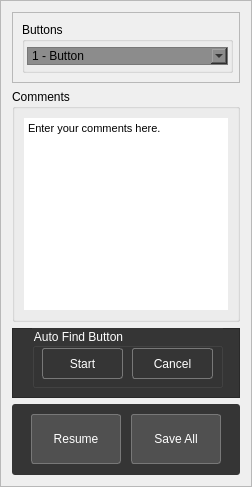
                      <widget class="QFrame" name="frame_28">
                       <property name="minimumSize">
                        <size>
                         <width>252</width>
                         <height>252</height>
                        </size>
                       </property>
                       <property name="maximumSize">
                        <size>
                         <width>252</width>
                         <height>16777215</height>
                        </size>
                       </property>
                       <property name="sizeIncrement">
                        <size>
                         <width>0</width>
                         <height>0</height>
                        </size>
                       </property>
                       <property name="frameShape">
                        <enum>QFrame::StyledPanel</enum>
                       </property>
                       <property name="frameShadow">
                        <enum>QFrame::Raised</enum>
                       </property>
                       <layout class="QVBoxLayout" name="verticalLayout_8">
                        <item alignment="Qt::AlignRight|Qt::AlignTop">
                         <widget class="QFrame" name="frame_15">
                          <property name="minimumSize">
                           <size>
                            <width>0</width>
                            <height>71</height>
                           </size>
                          </property>
                          <property name="maximumSize">
                           <size>
                            <width>16777215</width>
                            <height>71</height>
                           </size>
                          </property>
                          <property name="frameShape">
                           <enum>QFrame::StyledPanel</enum>
                          </property>
                          <property name="frameShadow">
                           <enum>QFrame::Raised</enum>
                          </property>
                          <layout class="QVBoxLayout" name="verticalLayout_14">
                           <item>
                            <widget class="QGroupBox" name="boxButtonsChoose">
                             <property name="minimumSize">
                              <size>
                               <width>211</width>
                               <height>51</height>
                              </size>
                             </property>
                             <property name="maximumSize">
                              <size>
                               <width>16777215</width>
                               <height>51</height>
                              </size>
                             </property>
                             <property name="title">
                              <string>Buttons</string>
                             </property>
                             <layout class="QVBoxLayout" name="verticalLayout_13">
                              <property name="spacing">
                               <number>2</number>
                              </property>
                              <property name="leftMargin">
                               <number>2</number>
                              </property>
                              <property name="topMargin">
                               <number>2</number>
                              </property>
                              <property name="rightMargin">
                               <number>2</number>
                              </property>
                              <property name="bottomMargin">
                               <number>2</number>
                              </property>
                              <item>
                               <widget class="QComboBox" name="comboBox">
                                <property name="minimumSize">
                                 <size>
                                  <width>80</width>
                                  <height>0</height>
                                 </size>
                                </property>
                                <property name="styleSheet">
                                 <string notr="true">QComboBox{
	border: 1px solid;
	border-color: rgb(120, 120, 120);
	background-color: rgb(140, 140, 140);
}
QComboBox:hover{
	border: 1px solid rgb(0, 0, 0);
}
QComboBox QAbstractItemView {	
	background-color: rgb(140, 140, 140);
	border-color: rgb(120, 120, 120);
	border: 1px solid rgb(0, 0, 0);
	padding: 10px;
	selection-background-color:  rgb(140, 140, 140);
}</string>
                                </property>
                                <item>
                                 <property name="text">
                                  <string>1 - Button</string>
                                 </property>
                                </item>
                                <item>
                                 <property name="text">
                                  <string>2 - Buttons</string>
                                 </property>
                                </item>
                                <item>
                                 <property name="text">
                                  <string>3 - Buttons</string>
                                 </property>
                                </item>
                                <item>
                                 <property name="text">
                                  <string>4 - Buttons</string>
                                 </property>
                                </item>
                                <item>
                                 <property name="text">
                                  <string>6 - Buttons</string>
                                 </property>
                                </item>
                                <item>
                                 <property name="text">
                                  <string>8 - Buttons</string>
                                 </property>
                                </item>
                               </widget>
                              </item>
                             </layout>
                            </widget>
                           </item>
                          </layout>
                         </widget>
                        </item>
                        <item>
                         <widget class="QGroupBox" name="groupBox_5">
                          <property name="styleSheet">
                           <string notr="true"/>
                          </property>
                          <property name="title">
                           <string>Comments</string>
                          </property>
                          <layout class="QVBoxLayout" name="verticalLayout_15">
                           <item>
                            <widget class="QTextEdit" name="textEdit">
                             <property name="styleSheet">
                              <string notr="true">border: 0px solid;
border-color: rgb(120, 120, 120);</string>
                             </property>
                             <property name="html">
                              <string>&lt;!DOCTYPE HTML PUBLIC &quot;-//W3C//DTD HTML 4.0//EN&quot; &quot;http://www.w3.org/TR/REC-html40/strict.dtd&quot;&gt;
&lt;html&gt;&lt;head&gt;&lt;meta name=&quot;qrichtext&quot; content=&quot;1&quot; /&gt;&lt;style type=&quot;text/css&quot;&gt;
p, li { white-space: pre-wrap; }
&lt;/style&gt;&lt;/head&gt;&lt;body style=&quot; font-family:'MS Shell Dlg 2'; font-size:8.25pt; font-weight:400; font-style:normal;&quot;&gt;
&lt;p style=&quot; margin-top:0px; margin-bottom:0px; margin-left:0px; margin-right:0px; -qt-block-indent:0; text-indent:0px;&quot;&gt;Enter your comments here.&lt;/p&gt;&lt;/body&gt;&lt;/html&gt;</string>
                             </property>
                            </widget>
                           </item>
                          </layout>
                         </widget>
                        </item>
                        <item>
                         <widget class="QFrame" name="frame_32">
                          <property name="minimumSize">
                           <size>
                            <width>0</width>
                            <height>70</height>
                           </size>
                          </property>
                          <property name="maximumSize">
                           <size>
                            <width>16777215</width>
                            <height>75</height>
                           </size>
                          </property>
                          <property name="sizeIncrement">
                           <size>
                            <width>0</width>
                            <height>0</height>
                           </size>
                          </property>
                          <property name="styleSheet">
                           <string notr="true">background-color: rgb(53, 53, 53);
</string>
                          </property>
                          <property name="frameShape">
                           <enum>QFrame::StyledPanel</enum>
                          </property>
                          <property name="frameShadow">
                           <enum>QFrame::Raised</enum>
                          </property>
                          <widget class="QGroupBox" name="groupBox_4">
                           <property name="geometry">
                            <rect>
                             <x>20</x>
                             <y>0</y>
                             <width>191</width>
                             <height>60</height>
                            </rect>
                           </property>
                           <property name="minimumSize">
                            <size>
                             <width>0</width>
                             <height>60</height>
                            </size>
                           </property>
                           <property name="maximumSize">
                            <size>
                             <width>16777215</width>
                             <height>60</height>
                            </size>
                           </property>
                           <property name="styleSheet">
                            <string notr="true">color: rgb(255, 255, 255);</string>
                           </property>
                           <property name="title">
                            <string>Auto Find Button</string>
                           </property>
                           <widget class="QPushButton" name="pushButton_3">
                            <property name="geometry">
                             <rect>
                              <x>10</x>
                              <y>20</y>
                              <width>81</width>
                              <height>31</height>
                             </rect>
                            </property>
                            <property name="styleSheet">
                             <string notr="true">QPushButton{
	border: 1px solid;
	border-color: rgb(120, 120, 120);
	border-radius: 3px;
	color: rgb(255, 255, 255);
}
QPushButton:hover{
	background-color: rgb(0, 170, 255);
	border-color: rgb(120, 120, 120);
}
QPushButton:pressed {	
	background-color: rgb(85, 170, 255);
}</string>
                            </property>
                            <property name="text">
                             <string>Start</string>
                            </property>
                            <property name="icon">
                             <iconset>
                              <normalon>icons/16x16/cil-magnifying-glass.png</normalon>
                             </iconset>
                            </property>
                            <property name="iconSize">
                             <size>
                              <width>13</width>
                              <height>13</height>
                             </size>
                            </property>
                           </widget>
                           <widget class="QPushButton" name="pushButton_4">
                            <property name="geometry">
                             <rect>
                              <x>100</x>
                              <y>20</y>
                              <width>81</width>
                              <height>31</height>
                             </rect>
                            </property>
                            <property name="styleSheet">
                             <string notr="true">QPushButton{
	border: 1px solid;
	border-color: rgb(120, 120, 120);
	border-radius: 3px;
	color: rgb(255, 255, 255);
}
QPushButton:hover{
	background-color: rgb(0, 170, 255);
	border-color: rgb(120, 120, 120);
}
QPushButton:pressed {	
	background-color: rgb(85, 170, 255);
}</string>
                            </property>
                            <property name="text">
                             <string>Cancel</string>
                            </property>
                            <property name="icon">
                             <iconset>
                              <normaloff>icons/16x16/cil-x.png</normaloff>icons/16x16/cil-x.png</iconset>
                            </property>
                            <property name="iconSize">
                             <size>
                              <width>13</width>
                              <height>13</height>
                             </size>
                            </property>
                           </widget>
                          </widget>
                         </widget>
                        </item>
                        <item>
                         <widget class="QFrame" name="frame_31">
                          <property name="minimumSize">
                           <size>
                            <width>0</width>
                            <height>71</height>
                           </size>
                          </property>
                          <property name="maximumSize">
                           <size>
                            <width>16777215</width>
                            <height>71</height>
                           </size>
                          </property>
                          <property name="styleSheet">
                           <string notr="true">background-color: rgb(53, 53, 53);
border-radius: 3px;</string>
                          </property>
                          <property name="frameShape">
                           <enum>QFrame::StyledPanel</enum>
                          </property>
                          <property name="frameShadow">
                           <enum>QFrame::Raised</enum>
                          </property>
                          <layout class="QVBoxLayout" name="verticalLayout_9">
                           <item>
                            <widget class="QFrame" name="frame_30">
                             <property name="maximumSize">
                              <size>
                               <width>212</width>
                               <height>16777215</height>
                              </size>
                             </property>
                             <property name="frameShape">
                              <enum>QFrame::StyledPanel</enum>
                             </property>
                             <property name="frameShadow">
                              <enum>QFrame::Raised</enum>
                             </property>
                             <layout class="QHBoxLayout" name="horizontalLayout_18">
                              <property name="spacing">
                               <number>0</number>
                              </property>
                              <property name="leftMargin">
                               <number>0</number>
                              </property>
                              <property name="topMargin">
                               <number>0</number>
                              </property>
                              <property name="rightMargin">
                               <number>0</number>
                              </property>
                              <property name="bottomMargin">
                               <number>0</number>
                              </property>
                              <item>
                               <widget class="QPushButton" name="Btn_Resume_Set">
                                <property name="minimumSize">
                                 <size>
                                  <width>90</width>
                                  <height>50</height>
                                 </size>
                                </property>
                                <property name="maximumSize">
                                 <size>
                                  <width>90</width>
                                  <height>50</height>
                                 </size>
                                </property>
                                <property name="styleSheet">
                                 <string notr="true">QPushButton{
	border: 1px solid;
	border-color: rgb(120, 120, 120);
	
	background-color: rgb(80, 80, 80);
	color: rgb(255, 255, 255);
}
QPushButton:hover{
	background-color: rgb(0, 170, 255);
	border-color: rgb(120, 120, 120);
}
QPushButton:pressed {	
	background-color: rgb(85, 170, 255);
}</string>
                                </property>
                                <property name="text">
                                 <string>Resume</string>
                                </property>
                               </widget>
                              </item>
                              <item>
                               <widget class="QPushButton" name="Btn_SaveAll_Set">
                                <property name="minimumSize">
                                 <size>
                                  <width>90</width>
                                  <height>50</height>
                                 </size>
                                </property>
                                <property name="maximumSize">
                                 <size>
                                  <width>90</width>
                                  <height>50</height>
                                 </size>
                                </property>
                                <property name="styleSheet">
                                 <string notr="true">QPushButton{
	border: 1px solid;
	border-color: rgb(120, 120, 120);
	background-color: rgb(80, 80, 80);
	color: rgb(255, 255, 255);
}
QPushButton:hover{
	background-color: rgb(0, 170, 255);
	border-color: rgb(120, 120, 120);
}
QPushButton:pressed {	
	background-color: rgb(85, 170, 255);
}</string>
                                </property>
                                <property name="text">
                                 <string>Save All</string>
                                </property>
                               </widget>
                              </item>
                             </layout>
                            </widget>
                           </item>
                          </layout>
                         </widget>
                        </item>
                       </layout>
                      </widget>
